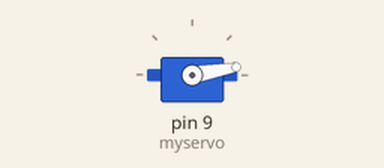
The sketch below on a simulated Arduino Uno, built with avr-gcc and run on an emulated ATmega328P. Parts: servo.

Above: at 0.05 s.
At 1.05 s:
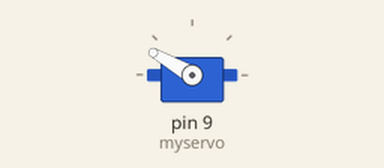
At 2.0 s:
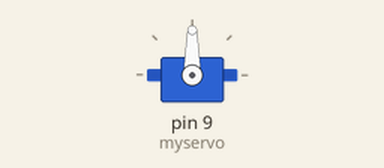
Timing chart, 0 to 5.8 s (numbered marks = the images above):
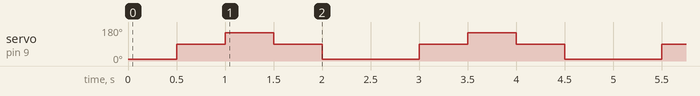

The sketch:

sweep_MK_2.ino
```cpp
#include <Servo.h>
Servo myservo; //create servo object to control servo:
//twelve servo objects can be created on most boards:
int pos = 0;
void setup() {
  // put your setup code here, to run once:
myservo.attach(9); //attaches the servo on pin 9 to servo object:

}

void loop() {
  // put your main code here, to run repeatedly:

myservo.write(10);
delay(500);

myservo.write(90);
delay(500);

myservo.write(150);
delay(500);

myservo.write(90);
delay(500);

myservo.write(10);
delay(500);
}
```

Measured:
- by itself, servo on pin 9 (myservo): repeats every 2.5 s: 150° 0.50 s, 90° 0.50 s, 10° 1.0 s, 90° 0.50 s
